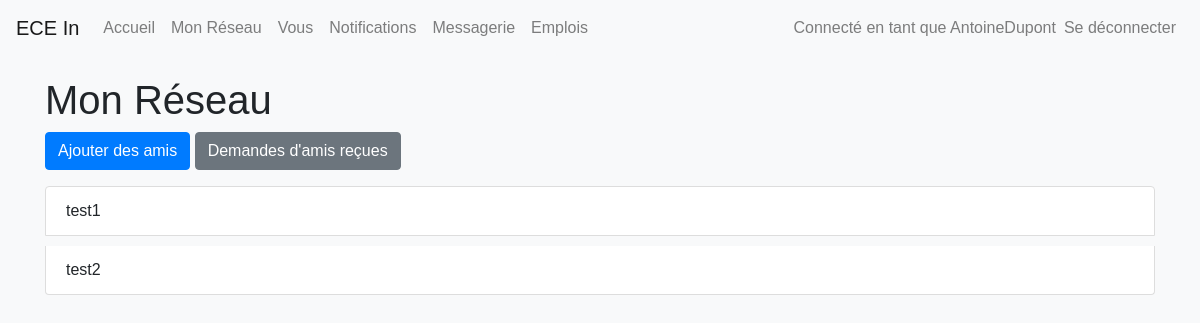
Page /mon_reseau.php (signed in) on the committed database.
### tables this page shows
CREATE TABLE IF NOT EXISTS `utilisateurs` (
  `id` int NOT NULL AUTO_INCREMENT,
  `pseudo` varchar(50) NOT NULL,
  `email` varchar(100) NOT NULL,
  `mot_de_passe` varchar(255) NOT NULL,
  `nom` varchar(100) DEFAULT NULL,
  `photo` varchar(255) DEFAULT NULL,
  `bio` text,
  `date_naissance` date DEFAULT NULL,
  `role` enum('auteur','admin') DEFAULT 'auteur',
  PRIMARY KEY (`id`)
);

### mon_reseau.php (the view, shortened to what this page needs)
<?php
include 'connexion.php';
$utilisateur_id = $_SESSION['utilisateur_id'];
$query_user = "SELECT pseudo FROM utilisateurs WHERE id = ?";
$stmt_user = $conn->prepare($query_user);
$stmt_user->bind_param("i", $utilisateur_id);
$stmt_user->execute();
$result_user = $stmt_user->get_result();
$utilisateur = $result_user->fetch_assoc();
$query = "SELECT u.id, u.pseudo FROM utilisateurs u
          INNER JOIN amis a ON (u.id = a.user_id OR u.id = a.friend_id)
          WHERE (a.user_id = ? OR a.friend_id = ?) AND u.id != ?";
$stmt = $conn->prepare($query);
$stmt->bind_param("iii", $utilisateur_id, $utilisateur_id, $utilisateur_id);
$stmt->execute();
$friends_result = $stmt->get_result();
?>
<!DOCTYPE html>
<html lang="fr">
<head>
    <link rel="stylesheet" href="https://stackpath.bootstrapcdn.com/bootstrap/4.5.2/css/bootstrap.min.css">
    <link rel="stylesheet" href="styles.css">
</head>
<body>
    <nav class="navbar navbar-expand-lg navbar-light bg-light">
        <a class="navbar-brand" href="index.php">ECE In</a>
        <div class="collapse navbar-collapse" id="navbarNav">
            <ul class="navbar-nav">
                <li class="nav-item"><a class="nav-link" href="index.php">Accueil</a></li>
                <li class="nav-item"><a class="nav-link" href="mon_reseau.php">Mon Réseau</a></li>
                <li class="nav-item"><a class="nav-link" href="vous.php">Vous</a></li>
                <li class="nav-item"><a class="nav-link" href="notifications.php">Notifications</a></li>
                <li class="nav-item"><a class="nav-link" href="messagerie.php">Messagerie</a></li>
                <li class="nav-item"><a class="nav-link" href="emplois.php">Emplois</a></li>
            </ul>
            <ul class="navbar-nav ml-auto">
                <li class="nav-item">
                    <span class="navbar-text">
                        Connecté en tant que <?= htmlspecialchars($utilisateur['pseudo']) ?>
                    </span>
                </li>
                <li class="nav-item">
                    <a class="nav-link" href="logout.php">Se déconnecter</a>
                </li>
            </ul>
        </div>
    </nav>
    <div class="container">
        <h1>Mon Réseau</h1>
        <a href="search_friend.php" class="btn btn-primary">Ajouter des amis</a>
        <a href="friend_requests.php" class="btn btn-secondary">Demandes d'amis reçues</a>
        <ul class="list-group mt-3">
            <?php while ($row = $friends_result->fetch_assoc()): ?>
                <li class="list-group-item"><?= htmlspecialchars($row['pseudo']) ?></li>
            <?php endwhile; ?>
        </ul>
    </div>
</body>
</html>

### styles.css (style rules this page uses)
body { font-family: Arial, sans-serif; background-color: #f8f9fa; }
.container { margin-top: 20px; }
.list-group-item { background-color: #fff; border: 1px solid #ddd; margin-bottom: 10px; }

### rows in the picture
utilisateurs: pseudo "AntoineDupont"
utilisateurs: pseudo "test1"
utilisateurs: pseudo "test2"
